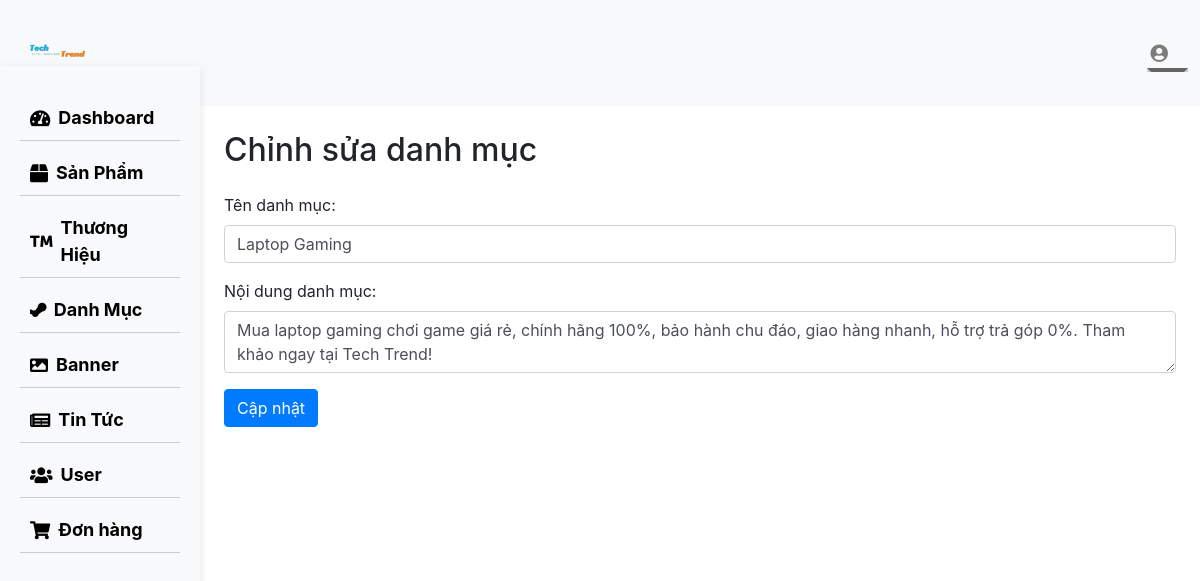
Screenshot of /techtrend/admin/danhmuc/edit.php?category_id=1 with the database file from the repository.
### tables this page shows
CREATE TABLE `categories` (
  `category_id` int(11) NOT NULL,
  `category_name` varchar(255) NOT NULL,
  `category_content` text DEFAULT NULL
);

### techtrend/admin/danhmuc/edit.php (the view, shortened to what this page needs)
<?php
include_once '../dbconnect.php';
if (isset($_GET['category_id'])) {
    $categoryId = $_GET['category_id'];
    $query = "SELECT * FROM categories WHERE category_id = $categoryId";
    $result = mysqli_query($conn, $query);
    if ($result && mysqli_num_rows($result) > 0) {
        $row = mysqli_fetch_assoc($result);
    } else {
        echo "Không tìm thấy danh mục";
        exit();
    }
} else {
    echo "Không có danh mục để hiển thị";
    exit();
}
?>
<!DOCTYPE html>
<html lang="en">
<head>
    <link rel="stylesheet" href="https://maxcdn.bootstrapcdn.com/bootstrap/4.0.0/css/bootstrap.min.css">
    <link rel="stylesheet" href="https://cdnjs.cloudflare.com/ajax/libs/font-awesome/5.15.2/css/all.min.css">
    <link rel="stylesheet" href="../assets/css/style.css">
</head>
<body>
    <?php
    include_once '../header.php';
    ?>
    <?php
    include_once '../sidebar.php';
    ?>
    <div class="container-fluid">
        <div class="row">
            <main role="main" class="col-md-9 ml-sm-auto col-lg-10 px-4">
                <h2 class="my-4">Chỉnh sửa danh mục</h2>
                <form action="edit.php?category_id=<?php echo $categoryId; ?>" method="post">
                    <div class="form-group">
                        <label for="category_name">Tên danh mục:</label>
                        <input type="text" class="form-control" id="category_name" name="category_name" value="<?php echo $row['category_name']; ?>" required>
                    </div>
                    <div class="form-group">
                        <label for="category_content">Nội dung danh mục:</label>
                        <textarea class="form-control" id="category_content" name="category_content"><?php echo $row['category_content']; ?></textarea>
                    </div>
                    <button type="submit" class="btn btn-primary">Cập nhật</button>
                </form>
            </main>
        </div>
    </div>
</body>
</html>

### rows the page displays
categories: category_name "Laptop Gaming", category_content "Mua laptop gaming chơi game giá rẻ, chính hãng 100%, bảo hành chu đáo, giao hàng nhanh, hỗ trợ trả góp 0%. Tham khảo ngay tại Tech Trend!"
